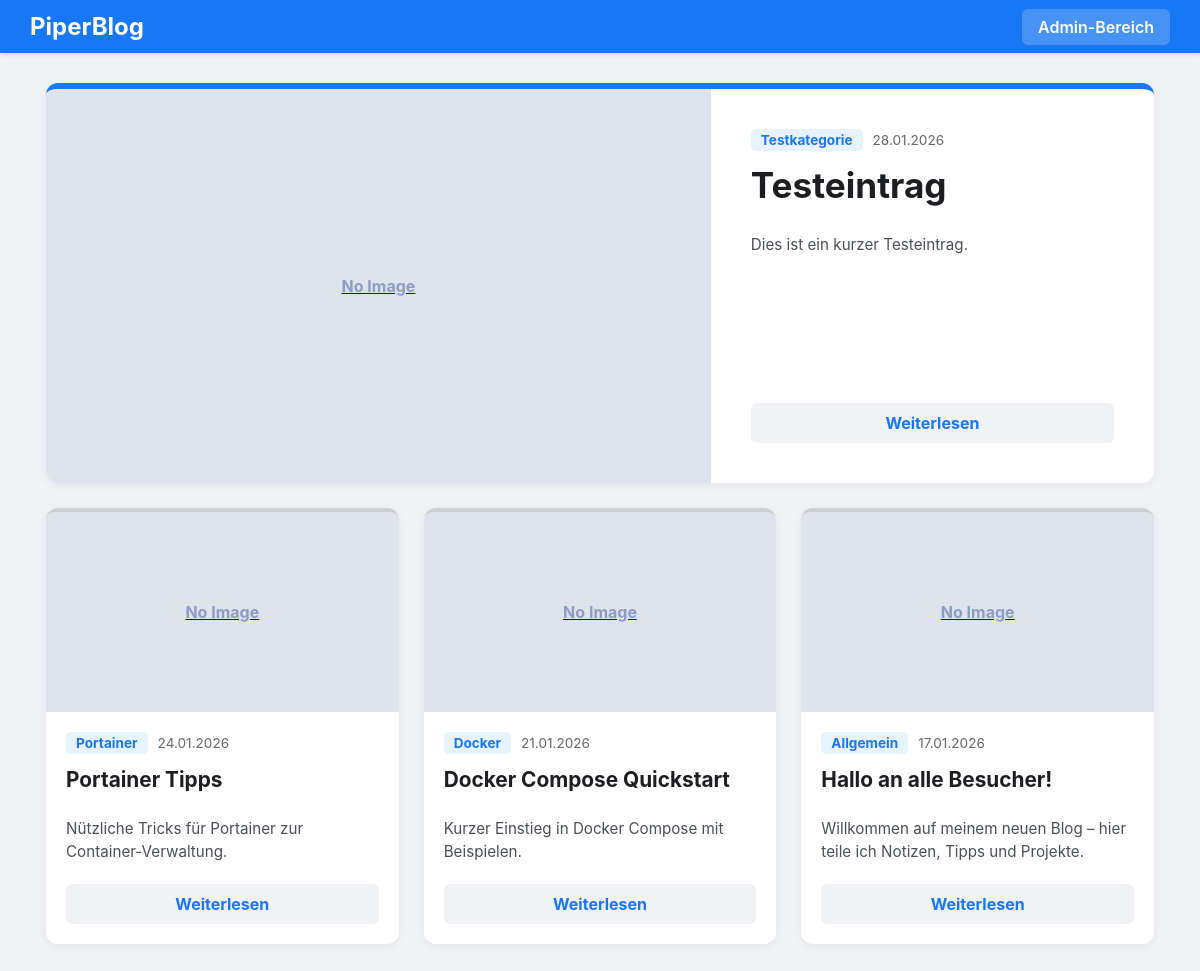
The page / on the database its author committed.
### tables this page shows
CREATE TABLE IF NOT EXISTS posts (
  id INT AUTO_INCREMENT PRIMARY KEY,
  user_id INT NOT NULL,
  category_id INT,
  title VARCHAR(255) NOT NULL,
  slug VARCHAR(255) UNIQUE,
  excerpt TEXT,
  content LONGTEXT,
  hero_image VARCHAR(255),
  status ENUM('draft','published','archived') DEFAULT 'draft',
  created_at TIMESTAMP DEFAULT CURRENT_TIMESTAMP,
  updated_at TIMESTAMP NULL,
  FOREIGN KEY (user_id) REFERENCES users(id),
  FOREIGN KEY (category_id) REFERENCES categories(id)
);

CREATE TABLE IF NOT EXISTS categories (
  id INT AUTO_INCREMENT PRIMARY KEY,
  name VARCHAR(128) NOT NULL,
  slug VARCHAR(128) UNIQUE NOT NULL
);

### public/index.php (the view, shortened to what this page needs)
<?php
$ini = parse_ini_file(__DIR__ . '/../config/config.ini', true, INI_SCANNER_TYPED);
$db  = new Database($ini['database']);
$pdo = $db->pdo();
$pdo->exec("SET NAMES utf8mb4");
$stmt = $pdo->query('
  SELECT p.id, p.title, p.excerpt, p.hero_image, p.created_at, c.name AS category
  FROM posts p
  LEFT JOIN categories c ON c.id = p.category_id
  WHERE p.status = "published"
  ORDER BY p.created_at DESC
  LIMIT 24
');
$posts = $stmt->fetchAll();
?><!DOCTYPE html>
<html lang="de">
<head>
  <link href="/assets/styles/main.css" rel="stylesheet">
</head>
<body>
  <header class="site-header">
    <div class="header-container">
      <a href="/" class="site-title"><?= htmlspecialchars($ini['app']['title'] ?? 'PiperBlog') ?></a>
      <nav class="site-nav"><a href="/admin/" class="btn-admin">Admin-Bereich</a></nav>
    </div>
  </header>
  <main class="container">
    <section class="posts-grid">
      <?php foreach ($posts as $p): ?>
        <article class="post-card">
          <a class="post-card__media" href="/article.php?id=<?= (int)$p['id'] ?>">
            <?php if (!empty($p['hero_image'])): ?>
              <img src="/uploads/images/<?= htmlspecialchars($p['hero_image']) ?>" alt="<?= htmlspecialchars($p['title']) ?>" loading="lazy">
            <?php else: ?>
              <div style="height:100%; background:#dfe3ee; display:flex; align-items:center; justify-content:center; color:#8b9dc3; font-weight:bold;">No Image</div>
            <?php endif; ?>
          </a>
          <div class="post-card__content">
            <div class="post-card__meta">
              <?php if (!empty($p['category'])): ?><span class="badge"><?= htmlspecialchars($p['category']) ?></span><?php endif; ?>
              <span class="date"><?= date('d.m.Y', strtotime($p['created_at'])) ?></span>
            </div>
            <h2 class="post-card__title"><a href="/article.php?id=<?= (int)$p['id'] ?>"><?= htmlspecialchars($p['title']) ?></a></h2>
            <p class="post-card__excerpt"><?= htmlspecialchars($p['excerpt'] ?? '') ?></p>
            <a class="post-card__cta" href="/article.php?id=<?= (int)$p['id'] ?>">Weiterlesen</a>
          </div>
        </article>
      <?php endforeach; ?>
    </section>
  </main>
</body>
</html>

### public/assets/styles/main.css (style rules this page uses)
:root { --color-primary:#1877f2; --surface:#fff; --surface-2:#f7fafc; --border:#e5e7eb; --text:#111827; --muted:#6b7280; }
* { box-sizing:border-box }
body { margin:0;font-family:system-ui,-apple-system,Segoe UI,Roboto,Arial,sans-serif;color:var(--text);background:#eef2f7 }
.container { max-width:1100px;margin:0 auto;padding:0 16px }
.site-header { background:#101828;color:#fff }
.site-title { margin:0;font-size:20px }

### public/index.php (style rules this page uses)
body { background-color: #f0f2f5; margin: 0; font-family: -apple-system, sans-serif; }
.site-header { background-color: #1877f2; color: white; padding: 12px 0; box-shadow: 0 2px 4px rgba(0,0,0,0.1); width: 100%; margin-bottom: 30px; }
.header-container { max-width: 1200px; margin: 0 auto; width: 95%; display: flex; justify-content: space-between; align-items: center; }
.site-title { margin: 0; font-size: 24px; font-weight: bold; color: white; text-decoration: none; }
.btn-admin { background-color: rgba(255,255,255,0.2); color: white; text-decoration: none; padding: 8px 16px; border-radius: 6px; font-weight: 600; }
.container { max-width: 1200px; margin: 0 auto; width: 95%; }
.posts-grid { display: flex; flex-wrap: wrap; gap: 25px; margin-bottom: 50px; }
.post-card:first-child { flex: 1 1 100%; display: flex; flex-direction: row; min-height: 400px; border-top: 6px solid #1877f2; }
.post-card:first-child .post-card__media { width: 60%; height: auto; }
.post-card:first-child .post-card__content { width: 40%; padding: 40px; display: flex; flex-direction: column; justify-content: center; }
.post-card:first-child .post-card__title { font-size: 2.2rem; }
.post-card { flex: 1 1 calc(33.333% - 25px); background: white; border-radius: 12px; overflow: hidden; display: flex; flex-direction: column; box-shadow: 0 2px 10px rgba(0,0,0,0.06); transition: transform 0.2s, box-shadow 0.2s; border-top: 4px solid #ccd0d5; }
.post-card__media { width: 100%; height: 200px; background: #ddd; display: block; overflow: hidden; }
.post-card__content { padding: 20px; flex-grow: 1; display: flex; flex-direction: column; }
.post-card__title { margin: 0 0 10px 0; font-size: 1.3rem; line-height: 1.3; }
.post-card__title a { text-decoration: none; color: #1c1e21; }
.post-card__meta { margin-bottom: 12px; display: flex; align-items: center; gap: 10px; font-size: 0.85rem; }
.badge { background: #e7f3ff; color: #1877f2; padding: 3px 10px; border-radius: 5px; font-weight: bold; }
.date { color: #65676b; }
.post-card__excerpt { color: #4b4f56; line-height: 1.5; margin-bottom: 20px; font-size: 0.95rem; }
.post-card__cta { margin-top: auto; background: #f0f2f5; color: #1877f2; text-align: center; padding: 10px; border-radius: 6px; text-decoration: none; font-weight: bold; transition: background 0.2s; }

### rows shown on the page
posts: shows "No Image", category.name "Testkategorie", created_at "28.01.2026", title "Testeintrag", excerpt "Dies ist ein kurzer Testeintrag."
posts: shows "No Image", category.name "Portainer", created_at "24.01.2026", title "Portainer Tipps", excerpt "Nützliche Tricks für Portainer zur Container-Verwaltung."
posts: shows "No Image", category.name "Docker", created_at "21.01.2026", title "Docker Compose Quickstart", excerpt "Kurzer Einstieg in Docker Compose mit Beispielen."
posts: shows "No Image", category.name "Allgemein", created_at "17.01.2026", title "Hallo an alle Besucher!", excerpt "Willkommen auf meinem neuen Blog – hier teile ich Notizen, Tipps und Projekte."

### other values the page prints
$ini['app']['title'] "PiperBlog"
